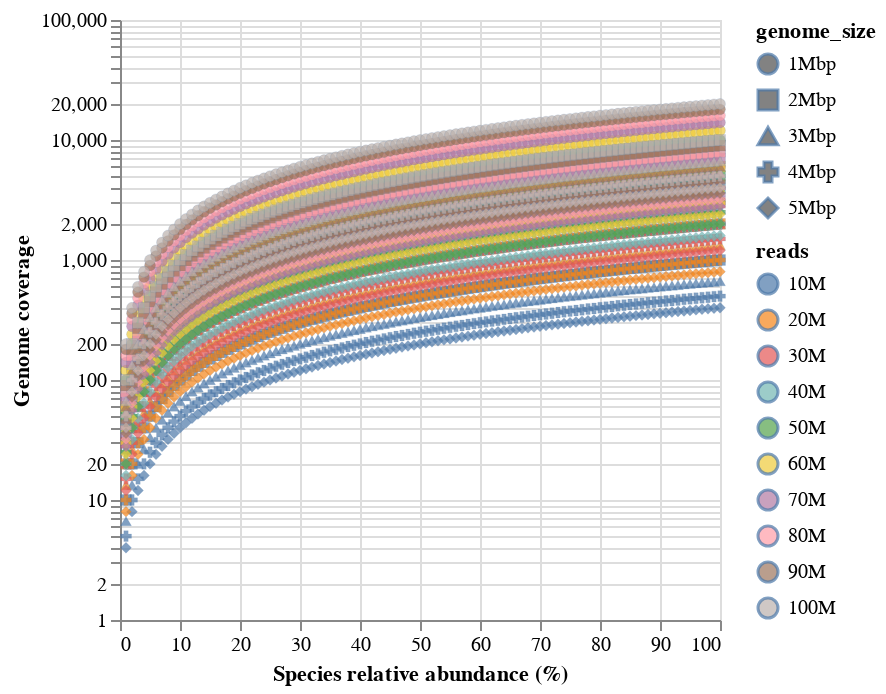

Notebook code for this chart:
### Code cell
# Create plotdata using default values
plotdata = create_plotdata()

# Plot altair chart
make_plot(plotdata)

### Figure 1 — Vega-Lite specification as saved in the notebook (floating-point values rounded to 4 significant figures; data arrays with more than 128 entries replaced by an {"elided": "..."} marker saying what was removed)
{"config": {"view": {"continuousWidth": 300, "continuousHeight": 300}}, "data": {"name": "data-e35d5f20f77ff89d5cb75ca97e472fb8"}, "mark": {"type": "point", "size": 30, "strokeWidth": 0.1}, "encoding": {"fill": {"field": "reads", "sort": ["10M", "20M", "30M", "40M", "50M", "60M", "70M", "80M", "90M", "100M"], "type": "nominal"}, "shape": {"field": "genome_size", "type": "nominal"}, "tooltip": [{"field": "%", "type": "quantitative"}, {"field": "reads", "type": "nominal"}, {"field": "genome_size", "type": "nominal"}, {"field": "coverage", "type": "quantitative"}], "x": {"field": "%", "title": "Species relative abundance (%)", "type": "quantitative"}, "y": {"field": "coverage", "scale": {"type": "log"}, "title": "Genome coverage", "type": "quantitative"}}, "$schema": "https://vega.github.io/schema/vega-lite/v5.20.1.json", "datasets": {"data-e35d5f20f77ff89d5cb75ca97e472fb8": {"elided": "5000 records"}}}
